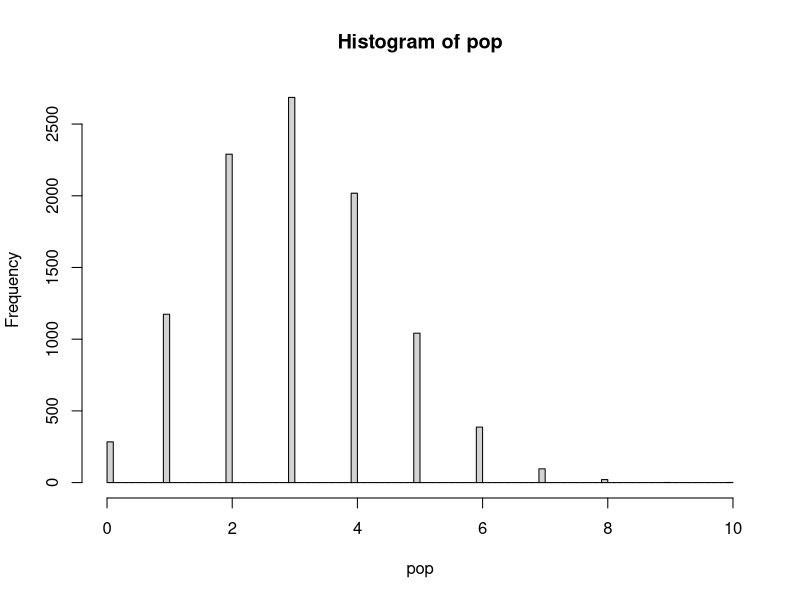
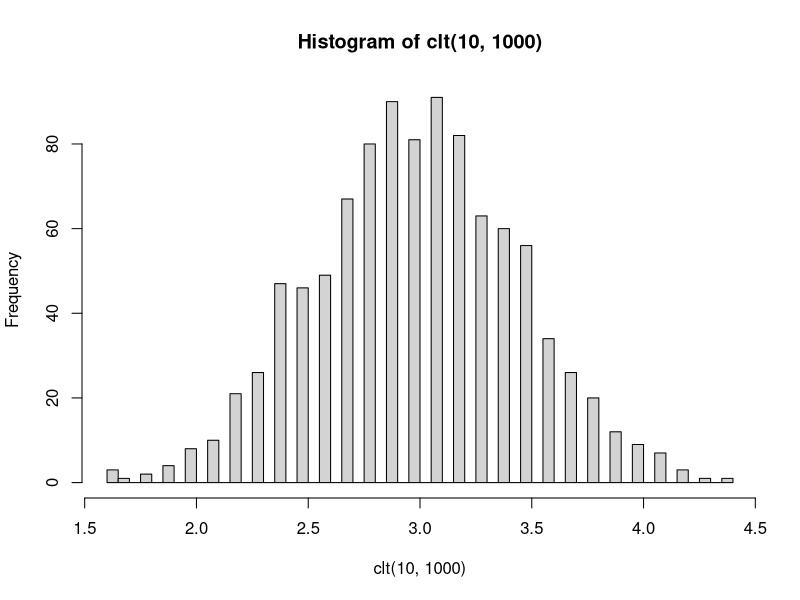
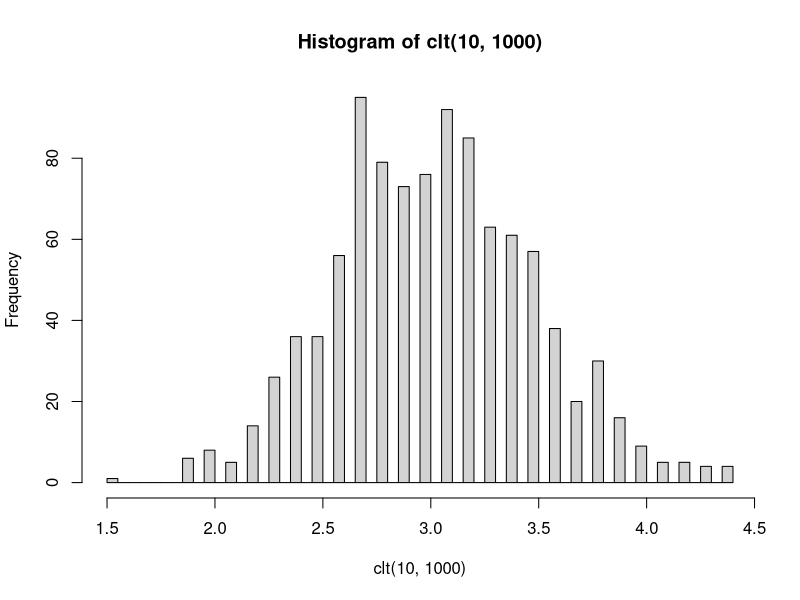
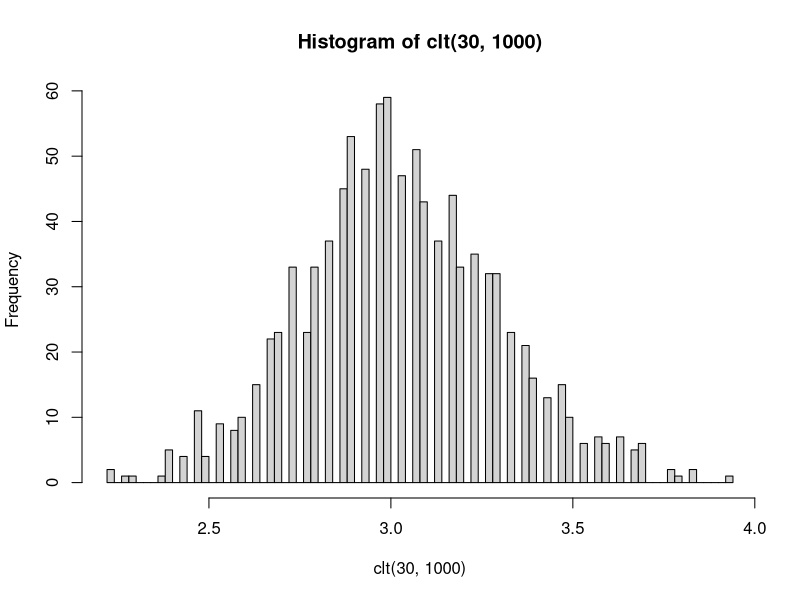
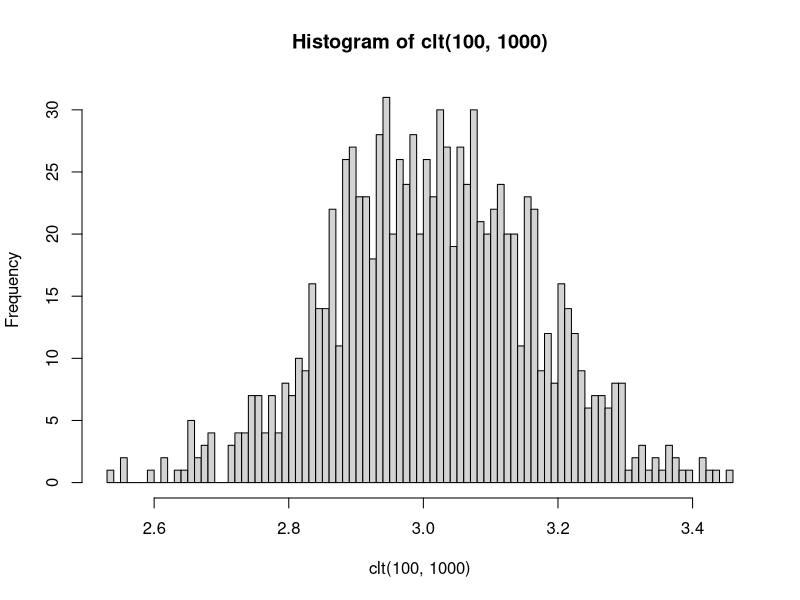
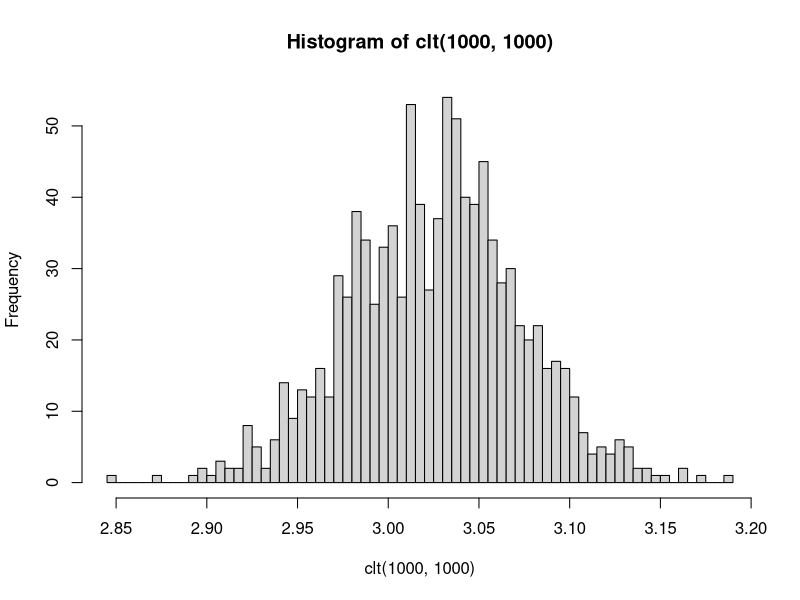

The R script that drew these images, in order:
## ---- chunk 1
# tinytex::tlmgr_update()
# tinytex:::install_prebuilt()
options(tinytex.verbose = TRUE)
## ---- chunk 2
library(MASS)
set.seed(2021)

pop <- rbinom(10000, 10, 0.3)
pop[1:10]

## ---- chunk 3
samplemean <- NULL

clt <- function(n, k){
  for (i in 1:k) {
  samplemean[i] <- mean(sample(pop, n, replace=T))
  }
  return(samplemean)
}

## ---- chunk 4
hist(pop, breaks=100)
## ---- chunk 5
hist(clt(10,1000), breaks=100)
## ---- chunk 6
hist(clt(10,1000), breaks=100)
## ---- chunk 7
hist(clt(30,1000), breaks=100)
## ---- chunk 8
hist(clt(100,1000), breaks=100)
## ---- chunk 9
hist(clt(1000,1000), breaks=100)
## ---- chunk 10
clt <- clt(1000,1000)
mean(clt)
sd(clt)^2
sd(pop)^2/1000
## ---- chunk 11

sample <- sample(pop, 100)
mean(pop)
mean(sample)

t.test(sample)

## ---- chunk 12

sample1 <- sample(pop, 100)
sample2 <- sample(rbinom(10000, 10, 0.4), 100)

t.test(sample1, sample2)

## ---- chunk 13
x <- rnorm(10000, 5, 3)
z <- rnorm(10000, 3, 5)
e <- rnorm(10000, 5, 5)
y <- 1 + 0.5*x + 0.3*z + e

## ---- chunk 14
data <- data.frame(y=y, x=x, z=z)
## ---- chunk 15

sampledata <- dplyr::sample_n(data, 10)

ols <- lm(y ~ x + z, data=sampledata)
summary(ols)
## ---- chunk 16

sampledata <- dplyr::sample_n(data, 30)

ols <- lm(y ~ x + z, data=sampledata)
summary(ols)
## ---- chunk 17
pe <- coefficients(ols)
vc <- vcov(ols)
coefs <- mvrnorm(10000, pe, vc)
mean(coefs[,2])
quantile(coefs[,2], c(0.025, 0.975))
## ---- chunk 18
sampledata <- dplyr::sample_n(data, 100)

ols <- lm(y ~ x + z, data=sampledata)
summary(ols)
## ---- chunk 19
sampledata <- dplyr::sample_n(data, 100)
ols <- lm(y ~ x, data=sampledata)
summary(ols)
